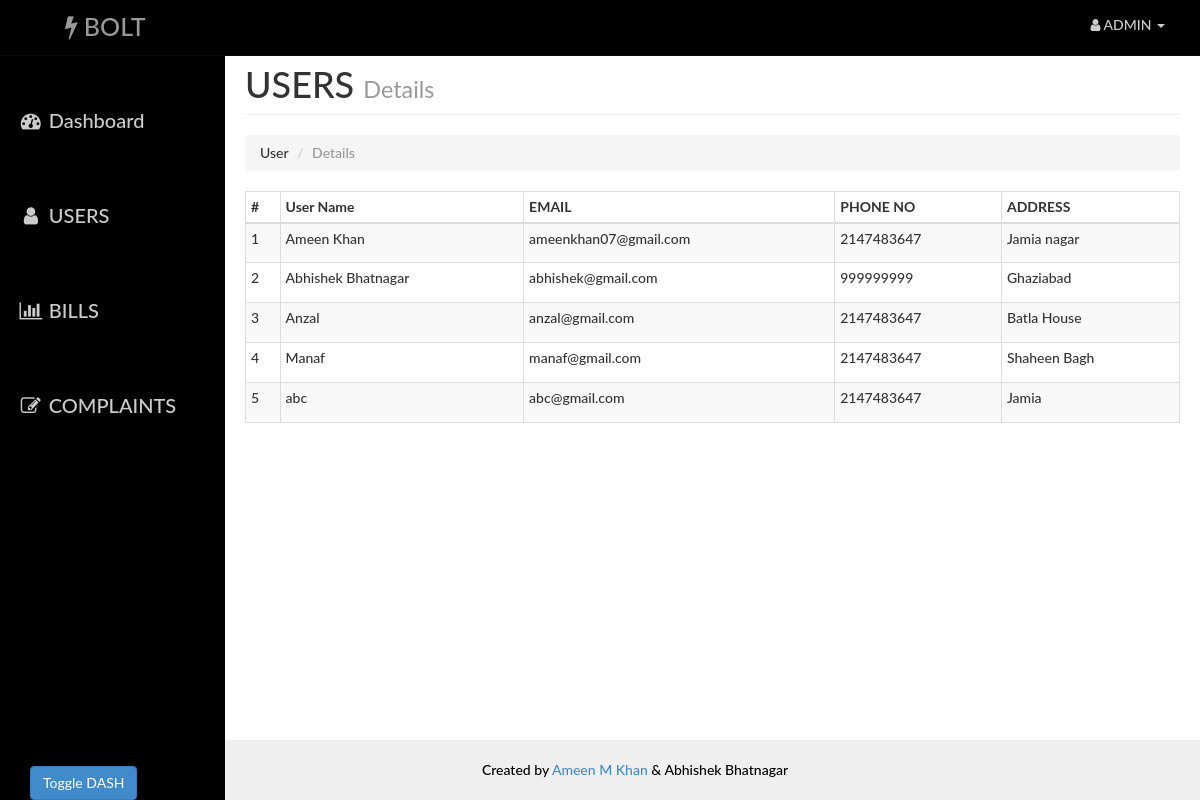
/admin/users.php, run on the app's committed database.
### tables this page shows
CREATE TABLE IF NOT EXISTS `user` (
  `id` int(14) NOT NULL AUTO_INCREMENT PRIMARY KEY ,
  `name` varchar(40) NOT NULL,
  `email` varchar(40) NOT NULL,
  `phone` int(14) NOT NULL,
  `pass` varchar(20) NOT NULL,
  `address` varchar(100) NOT NULL
);

### Includes/config.php (called while the page is built, shortened)
<?php
    $dbms="ebill";
?>

### Includes/admin.php (called while the page is built, shortened)
<?php
    function retrieve_users_detail()
    {
        include("config.php");
        $query  = "SELECT * FROM user";
        $result = mysqli_query($con,$query);
        return $result;
    }
 ?>

### admin/users.php (the view, shortened to what this page needs)
<?php
    require_once('head_html.php');
    require_once('../Includes/config.php');
    require_once('../Includes/session.php');
    require_once('../Includes/admin.php');
?>
<body>
    <div id="wrapper">
        <?php
            require_once("nav.php");
            require_once("sidebar.php");
        ?>
        <div id="page-content-wrapper">
            <div class="container-fluid">
                <div class="row">
                    <div class="col-lg-12">
                        <h1 class="page-header">
                            USERS
                            <small>Details</small>
                        </h1>
                        <ol class="breadcrumb">
                          <li>User</li>
                          <li class="active">Details</li>
                        </ol>
                        <div class="table-responsive" style="padding-top: 0">
                                <table class="table table-hover table-striped table-bordered table-condensed">
                                    <thead>
                                        <tr>
                                            <th>#</th>
                                            <th>User Name</th>
                                            <th>EMAIL</th>
                                            <th>PHONE NO</th>
                                            <th>ADDRESS</th>
                                        </tr>
                                    </thead>
                                    <tbody>
                                     <?php
                                            $result = retrieve_users_detail($_SESSION['aid']);
                                            $counter = 1;
                                            while($row = mysqli_fetch_assoc($result)){
                                            ?>
                                                <tr>
                                                    <td height="40"><?php echo $counter ?></td>
                                                    <td><?php echo $row['name'] ?></td>
                                                    <td><?php echo $row['email'] ?></td>
                                                    <td><?php echo $row['phone'] ?></td>
                                                    <td><?php echo $row['address'] ?></td>
                                                </tr>
                                            <?php
                                                $counter=$counter+1;
                                            }
                                        ?>
                                    </tbody>
                                </table>
                        </div>
                    </div>
                </div>
            </div>
        </div>
    </div>
<?php
    require_once("footer.php");
?>
</body>
</html>

### assets/css/dash_admin.css (style rules this page uses)
html { height: 100%; }
body, html { width: 100%; height: 100%; }
body, h1, h2, h3, h4, h5, h6 { font-family: "Lato","Helvetica Neue",Helvetica,Arial,sans-serif; font-weight: 500; }
#wrapper { padding-left: 10px; padding-top: 5px; -webkit-transition: all 0.5s ease; -moz-transition: all 0.5s ease; -o-transition: all 0.5s ease; transition: all 0.5s ease; }
#page-content-wrapper { width: 100%; padding: 15px; min-height:100%; }
@media (min-width:768px) { #wrapper { padding-left: 225px; } }
@media (min-width:768px) { #page-content-wrapper { padding: 20px; } }
.table-responsive { padding-top: 20px; padding-bottom: 20px; }

### data on the page
user: name "Ameen Khan", email "ameenkhan07@gmail.com", phone "2147483647", address "Jamia nagar"
user: name "Abhishek Bhatnagar", email "abhishek@gmail.com", phone "999999999", address "Ghaziabad"
user: name "Anzal", email "anzal@gmail.com", phone "2147483647", address "Batla House"
user: name "Manaf", email "manaf@gmail.com", phone "2147483647", address "Shaheen Bagh"
user: name "abc", email "abc@gmail.com", phone "2147483647", address "Jamia"
